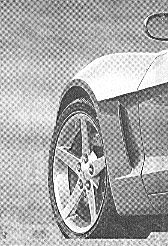
#> input picture Assignment 3/Code/Car.tif, 168 x 246 px
$ jupyter execute Assignment3_Problem2.ipynb
#> lines starting #> are read from the running program, lines starting #| are printed output that depends on the picture
[cell 1]
import numpy as np
import cv2
from matplotlib import pyplot as plt

Reading the original image

[cell 2]
I = cv2.imread('Car.tif', 0)
#> I is the input picture: shape (246, 168); min 0, max 255, mean 169.7
plt.imshow(I, cmap='gray')
plt.title('Original car.tif')
plt.axis('off')
plt.show()

Padding the image uniformly to make it of size (512,512)

[cell 3]
pad_x = int((512-I.shape[0])/2)
#> pad_x = 133
pad_y = int((512-I.shape[1])/2)
#> pad_y = 172
I_pad = np.pad(I, ((pad_x, pad_x),(pad_y, pad_y)), constant_values = (0))
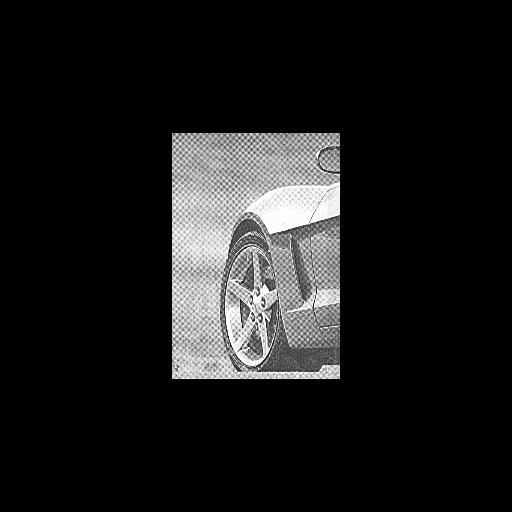
#> I_pad: shape (512, 512); min 0, max 255, mean 26.7

DFT of original image with the dc term shifted to the center

[cell 4]
I_DFT = np.fft.fftshift(np.fft.fft2(I_pad))
I_DFT_mag = np.abs(I_DFT)

[cell 5]
im = plt.imshow(np.log(I_DFT_mag), cmap='winter')
plt.title('Magnitude plot of DFT')
plt.colorbar(im)
plt.axis('off')
plt.show()
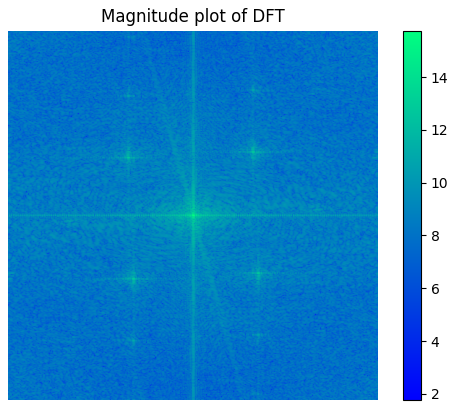
#> figure drawn by matplotlib, 2 panels

Notch reject filter with n = 4 and $D_{0}$ = 20. The four impulses are taken to be at (85,170), (85, 85), (85, -85)  and (85, -170)

[cell 6]
# Notch Reject Butterworth filter
x_axis = np.linspace(-256,255,512)
y_axis = np.linspace(-256,255,512)
[u,v] = np.meshgrid(x_axis,y_axis)

H_NRBF = np.ones_like(u)

n = 4
D_0 = 20

U = np.array([1,1,1,1])*85
V = np.array([170,85,-85,-170])
impulse_loc = np.stack((U,V))

Creating the BNRF.

[cell 7]
for i in range(H_NRBF.shape[0]):
    for j in range(H_NRBF.shape[1]):
        p = np.array([[u[i,j]],[v[i,j]]])
        d1 = np.linalg.norm(impulse_loc-p, axis=0) + 1e-9
        d2 = np.linalg.norm(impulse_loc+p, axis=0) + 1e-9
        f1 = 1/(1+pow(D_0/d1,2*n))
        f2 = 1/(1+pow(D_0/d2,2*n))
        H_NRBF[i][j] = np.prod(f1*f2)

BNRF in the frequency domain

[cell 8]
im  = plt.imshow(H_NRBF, cmap='gray')
plt.colorbar(im)
plt.title('Butterworth Notch Reject Filter')
plt.axis('off')
plt.show()
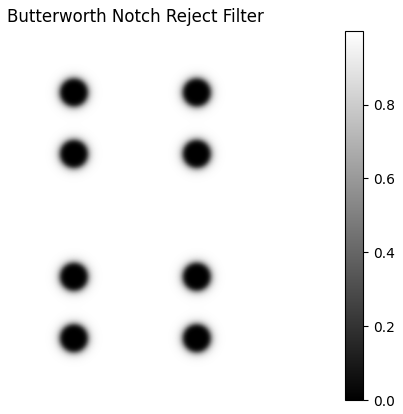
#> figure drawn by matplotlib, 2 panels

Filtering the given image with the constructed filter in the frequency domain

[cell 9]
I_filered = I_DFT* H_NRBF
I_filered_mag = np.abs(I_filered)

Obtaining the filter image by taking the inverse fourirer transform

[cell 10]
I_final = np.abs(np.fft.ifft2(I_filered))
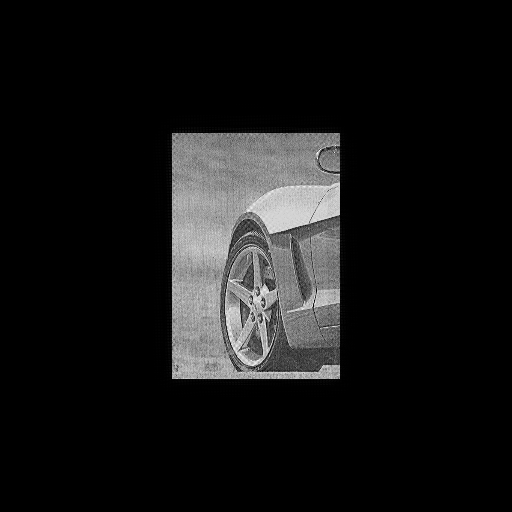
#> I_final: shape (512, 512) float64; min 1.67e-13, max 306.6, mean 26.9; drawn with min black and max white
I_final_crop = I_final[pad_x+1:pad_x+246, pad_y+1:pad_y+168]
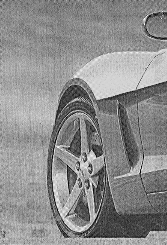
#> I_final_crop: shape (245, 167) float64; min 0.0252, max 306.6, mean 169.6; drawn with min black and max white
plt.imshow(I_final_crop, cmap='gray')
plt.title('Filtered Image')
plt.axis('off')
plt.show()

Readin the original image Street.png

[cell 11]
I = cv2.imread('Street.png',0)
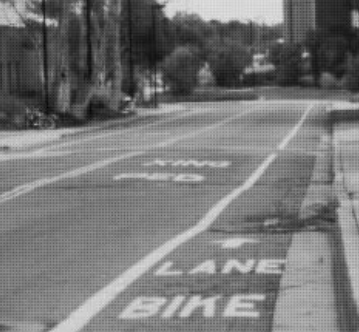
#> input picture Assignment 3/Code/Street.png, 359 x 332 px
#> I is the input picture: shape (332, 359); min 2, max 227, mean 118.6

plt.imshow(I, cmap='gray')
plt.title('Original Image street.png')
plt.axis('off')
plt.show()

Padding the image

[cell 12]
pad_x = int((512-I.shape[0])/2)
#> pad_x = 90
pad_y = int((512-I.shape[1])/2)
#> pad_y = 76
I_pad = np.pad(I, ((pad_x, pad_x),(pad_y, pad_y+1)), constant_values = (0))
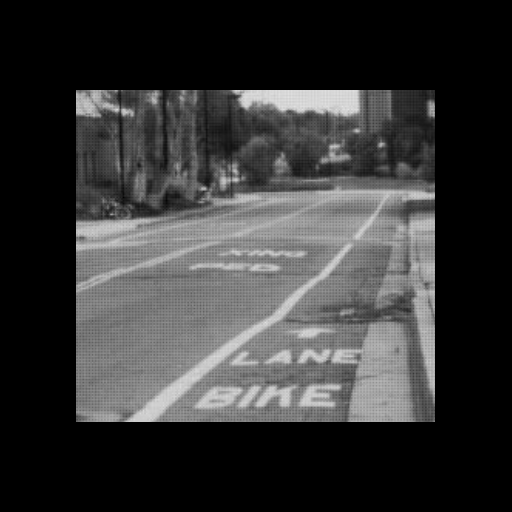
#> I_pad: shape (512, 512); min 0, max 227, mean 53.9

Magnitude plot of the DFT of the image shifted to the center

[cell 13]
I_DFT = np.fft.fftshift(np.fft.fft2(I_pad))
I_DFT_mag = np.abs(I_DFT)

[cell 14]
im = plt.imshow(np.log(I_DFT_mag), cmap='winter')
plt.colorbar(im)
plt.axis('off')
plt.title('Magnitude plot of DFT')
plt.show()
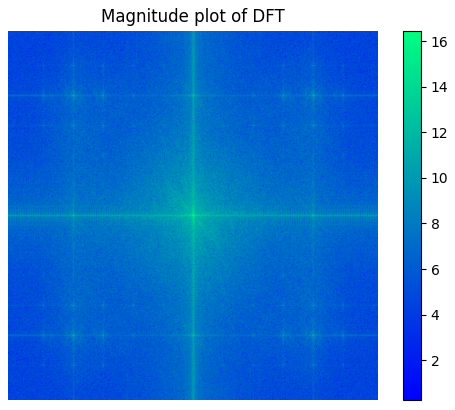
#> figure drawn by matplotlib, 2 panels
